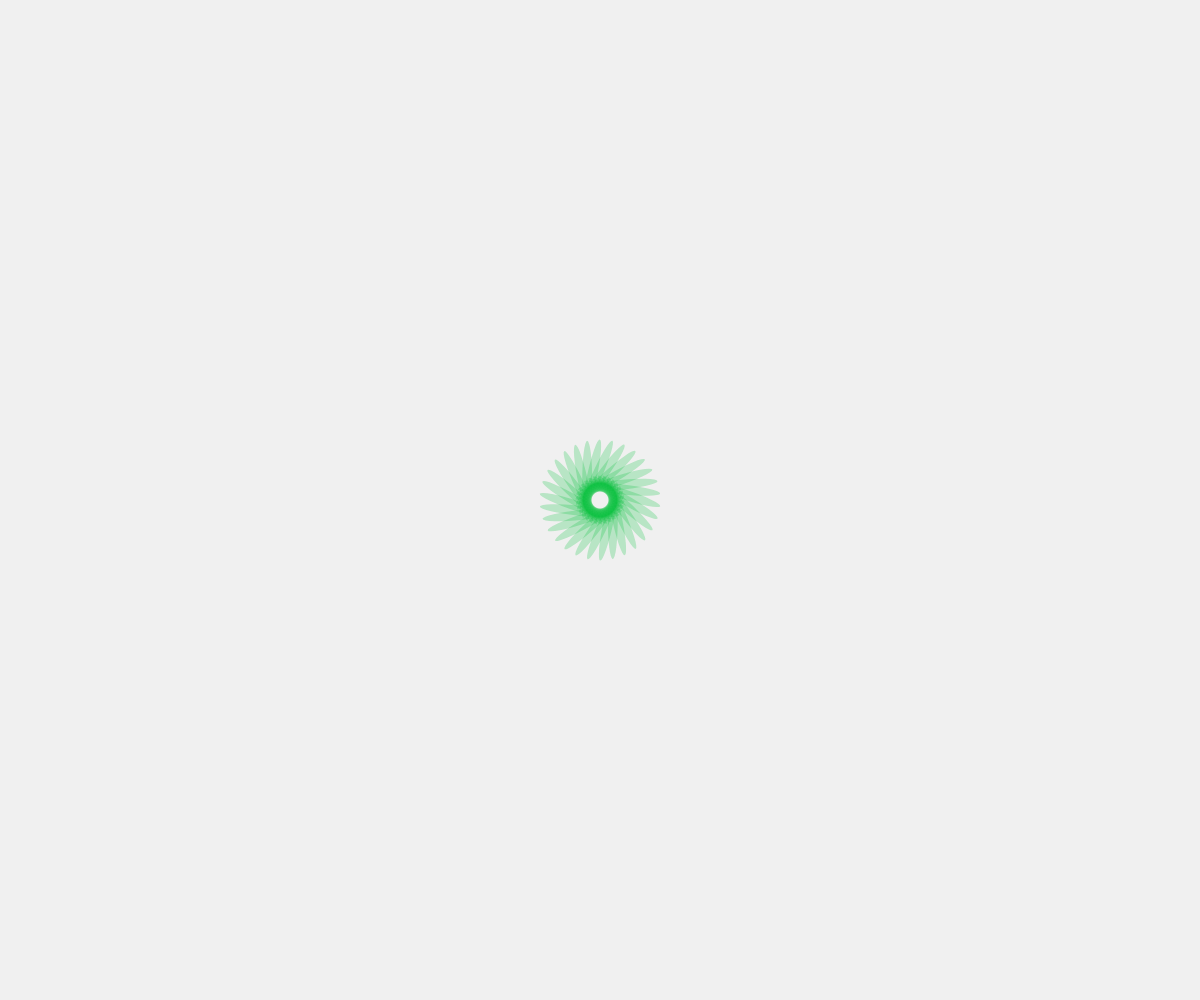
Frame 1 (no input)
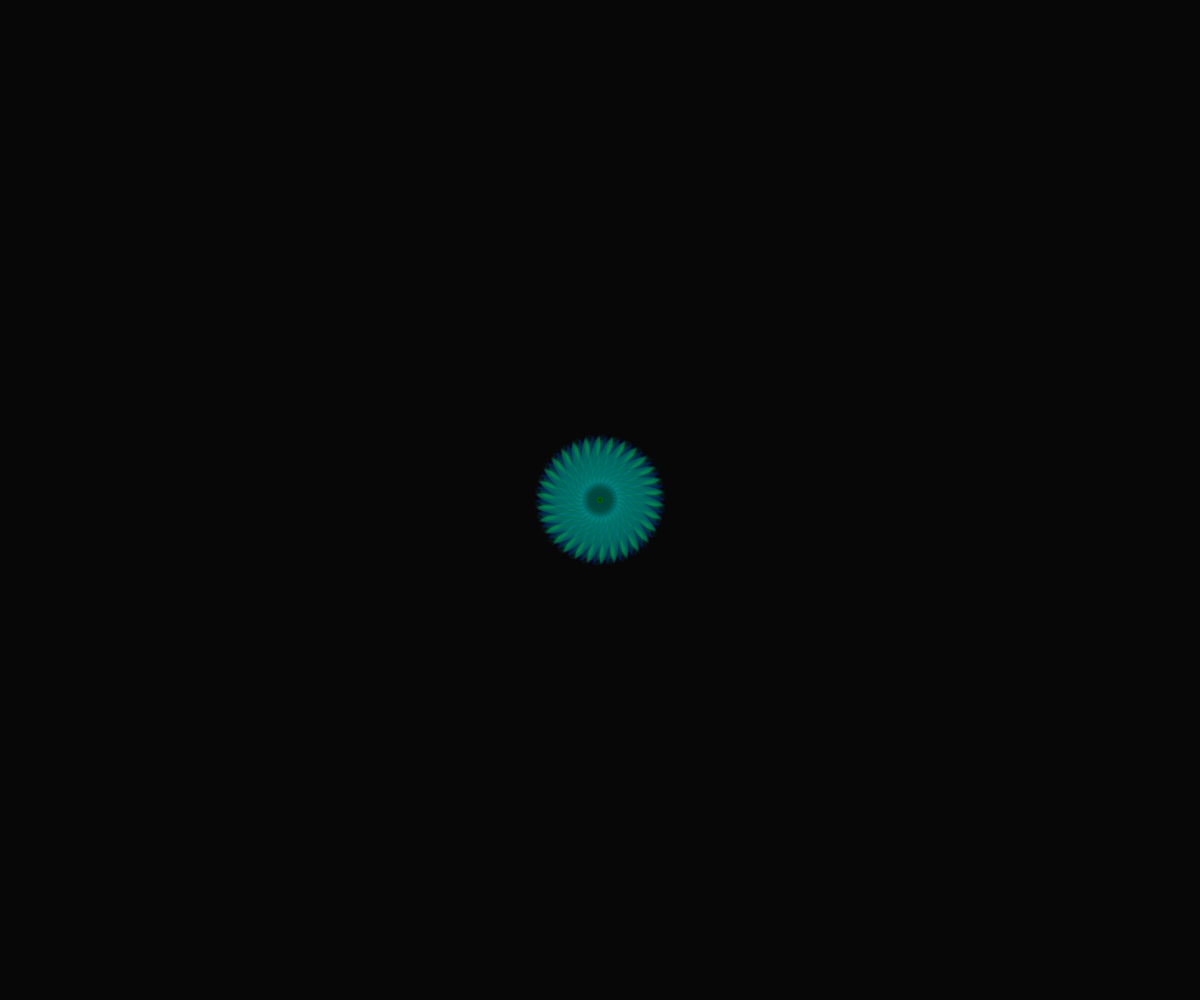
Frame 60 (no input)
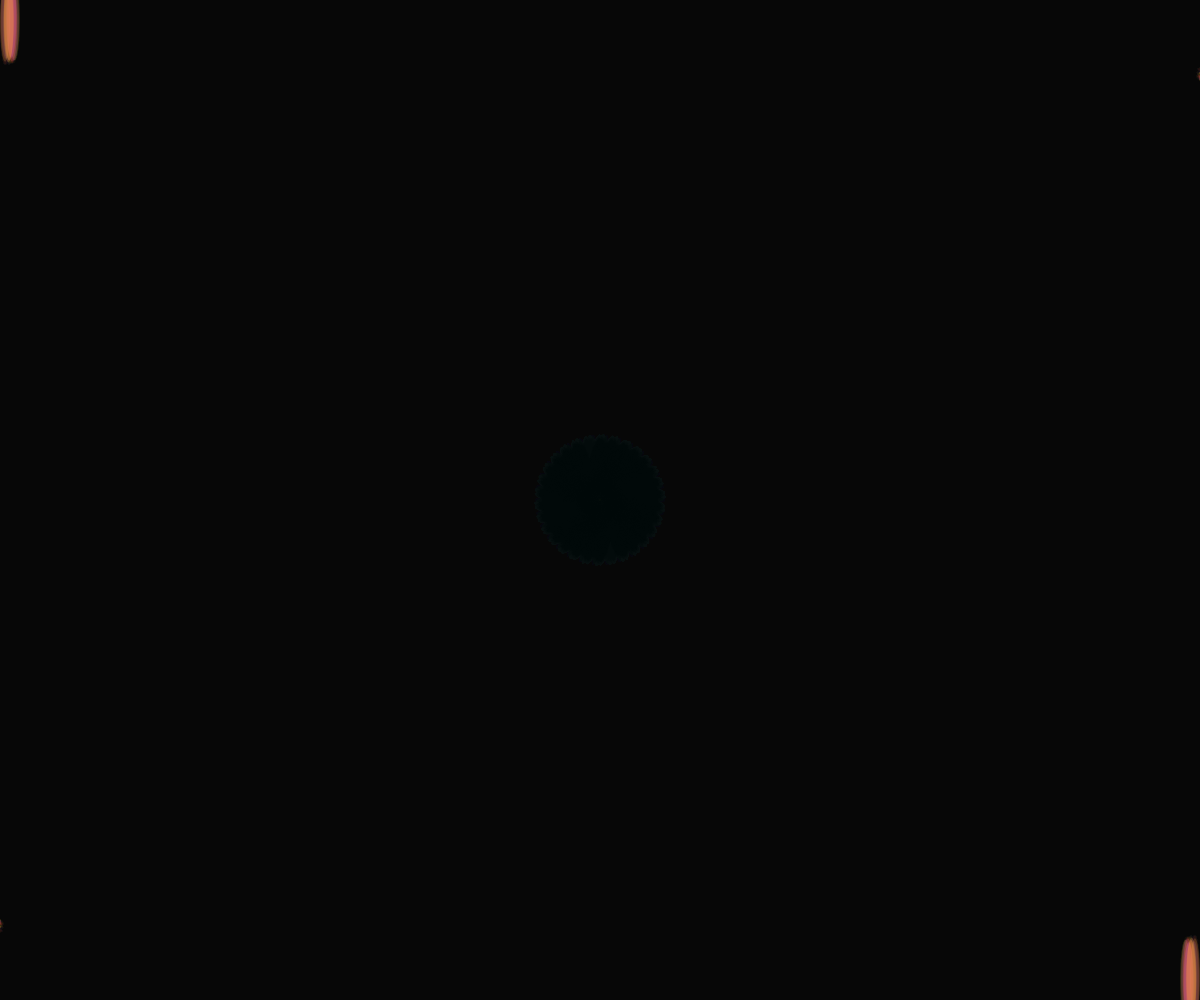
Frame 120 (the mouse pressed at the canvas centre since frame 60)

The p5.js sketch that drew these frames (run headless with seeded random() and noise() and a simulated clock; from frame 60 on, the mouse is pressed at the canvas centre):

// p5.js sketch
// ── sketch.js
let pedal;

function setup() {
  background(0);
  createCanvas(windowWidth, windowHeight);
  // pedal = new pedal(windowWidth/2, windowHeight/2, random(100));
  // pedal2 = new pedal(windowWidth/3, windowHeight/3, 20);
  //

  frameRate(35);

}

function draw() {
  background(0, 15);
  for (var i = 0; i < 200; i++) {
    pedal = new Pedal(mouseX-10, mouseY-20, random(20));
  }
  pedal.move();
  pedal.show();
  // pedal2.move();
  // pedal2.show();
  //
  // pedal3 = new pedal(mouseX+40, mouseY-40, 20);
  // // print(mouseX, mouseY);
  // pedal3.move();
  // pedal3.show();
}

class Pedal {
  //set the data
  constructor(x, y, r) {
    this.x = x;
    this.y = y;
    this.r = r;
  }
  //set the function
  move() {
    this.x = this.x + random(-5, 5);
    this.y = this.y + random(-5, 5);
    // this.r = this.r + random(-1, 1);
  }
  show() {
    // stroke(this.x, this.y*3, random(this.y*3), 255);
    noStroke();
    strokeWeight(4);
    fill(this.x*2, random(255), random(255), 60);
    // ellipse(this.x, this.y, this.r*2);

    translate(windowWidth/2, windowHeight/2);
    for (var i = 0; i < 30; i ++) {
      ellipse(this.x, this.y, 10, 80);
      rotate(PI/15);
    }
  }
}
